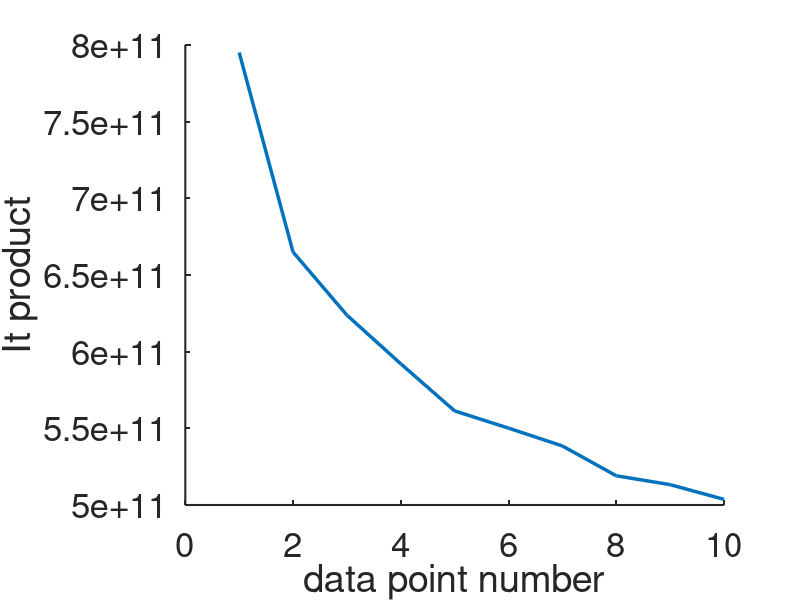

Write the MATLAB code that produced this figure.
%% This script is used to calculate the It product based on N2O experiments for CI-APi-TOF
% created by Xu-Cheng (Lance) He - May 17th, 2019

% --N2_flow: main nitrogen flow in sccm
% --N2O_flow: N2O flow in sccm
% --NOx: NOx concentration in ppb
% --Temp: temperature in celsius
% --NOx_bg: background NOx level in ppb
% --pres: pressire in pascal
% --R: inner radius of quartz tube (should be the same as CI-inlet) 3/4" = 0.78cm
% --NOx_moni_detec_limit: detection limit of the NOx monitor. If the value is
% set to 0 then the measured values are well above the detection limit of
% the instrument
% --flow_inlet_CI_inlet: flow rate of the CI inlet which is used for the SA
% calibration
% final product is It_corr_CI_inlet
%%
clear all
close all

%% parameter input
Temp=25; %celsius, temperature

N2_flow=[6696;6466;6250;6048;5859;5682;5515;5357;5208;5068]; %sccm, volumetric flow

N2O_flow=[804;1034;1250;1452;1641;1818;1985;2143;2292;2432]; %sccm, volumetric flow

NOx=[5.300;6.413;7.800;8.983;9.893;10.919;11.781;12.319;13.044;13.566]; %ppb

NOx_bg=0.15; %ppb

pres=96000; %Pa

R=0.78; %cm

NOx_moni_detec_limit=0.4; %ppb 

flow_inlet_CI_inlet=10000; %sccm, inlet flow CI-API-TOF

%% NO background remover
NOx=NOx-NOx_bg;

%% delete the NOx values smaller than the detection limit
above_dete=find(NOx>NOx_moni_detec_limit);

N2_flow=N2_flow(above_dete);
N2O_flow=N2O_flow(above_dete);
NOx=NOx(above_dete); %ppb

%% calculation
% parameters
T=Temp+273.15; %K
K6=2.0*10^-11*exp(130/T); %cm3 mol-1 s-1
K7=7.6*10^-11; %cm3 mol-1 s-1
K8=4.3*10^-11; %cm3 mol-1 s-1
K9=6.0*10^-12; %cm3 mol-1 s-1

phi_N2O=1; %quantum yield
sigma_N2O=1.43*10^-19; %absorption cross section cm2

mixing_N2=N2_flow./(N2O_flow+N2_flow);
mixing_N2O=N2O_flow./(N2O_flow+N2_flow);

%% calculation of It product
It_N2O=(K6*mixing_N2+(K7+K8+K9)*mixing_N2O).*NOx*10^-9./(2*K7*sigma_N2O*phi_N2O*mixing_N2O.^2);

%calibrate with the inlet flow
It_CI_inlet=It_N2O.*(N2_flow+N2O_flow)/flow_inlet_CI_inlet;

%% geometry correction
N2O_conc=pres./1.38e-23./T./1e6*mixing_N2O; % molecules cm-3

for k = 1:length(mixing_N2O)
funcart = @(x,y) exp(-sigma_N2O*N2O_conc(k)*(sqrt(R^2-y.^2)+x));
ymin = @(x) -sqrt(R^2-x.^2);
ymax = @(x) sqrt(R^2-x.^2);

q(k) = integral2(funcart,-R,R,ymin,ymax);
end
q=q';
K = q/R^2/pi;

%% It final 
It_corr_CI_inlet=It_CI_inlet./K;
It_corr_CI_inlet_median=median(It_corr_CI_inlet);
It_corr_CI_inlet_low=min(It_corr_CI_inlet);
It_corr_CI_inlet_high=max(It_corr_CI_inlet);

%% calculate the finalized It
figure(1)
plot(1:length(It_corr_CI_inlet),It_corr_CI_inlet,'linewidth',2.5)
set(gca,'fontsize',25,'linewidth',1.5)
xlabel('data point number')
ylabel('It product')
box off
